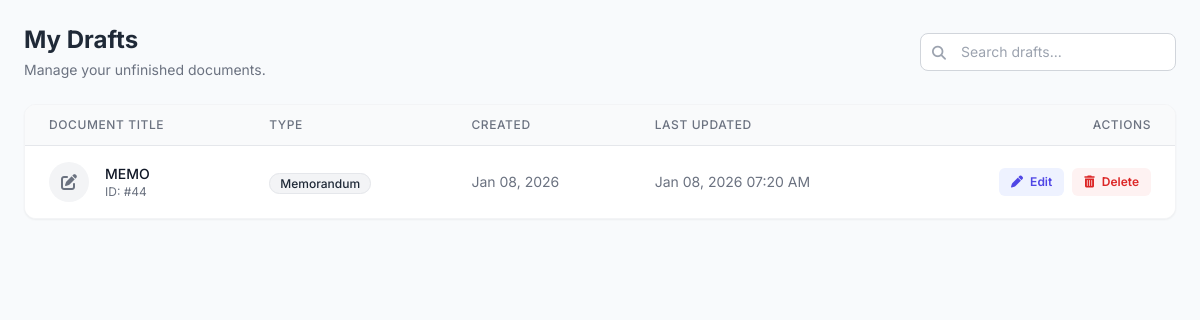
Page /my_drafts.php (signed in) on the committed database.
### tables this page shows
CREATE TABLE `documents` (
  `doc_id` int(11) NOT NULL,
  `title` varchar(255) NOT NULL,
  `doc_type` varchar(100) NOT NULL,
  `status` enum('Draft','Review','Signing','Completed','Returned','Archived') NOT NULL,
  `remarks` text DEFAULT NULL,
  `initiator_id` int(11) NOT NULL,
  `current_owner_id` int(11) DEFAULT NULL,
  `created_at` timestamp NOT NULL DEFAULT current_timestamp(),
  `updated_at` timestamp NOT NULL DEFAULT current_timestamp() ON UPDATE current_timestamp()
);

### my_drafts.php (the view, shortened to what this page needs)
<?php
$user_id = $_SESSION['user_id'];
require_once 'db.php';
$search = $_GET['search'] ?? '';
$search_sql = "";
$params = [$user_id];
$types = "i";
$sql = "SELECT
            doc_id,
            title,
            doc_type,
            created_at,
            updated_at
        FROM documents
        WHERE initiator_id = ?
        AND status = 'Draft'
        $search_sql
        ORDER BY updated_at DESC";
$stmt = $conn->prepare($sql);
$stmt->bind_param($types, ...$params);
$stmt->execute();
$result = $stmt->get_result();
?>
<!DOCTYPE html>
<html lang="en">
<head>
    <script src="https://cdn.tailwindcss.com"></script>
    <link rel="stylesheet" href="https://cdnjs.cloudflare.com/ajax/libs/font-awesome/6.4.0/css/all.min.css">
</head>
<body class="p-6">
    <div class="max-w-7xl mx-auto">
        <div class="flex flex-col md:flex-row justify-between items-start md:items-center mb-6 gap-4">
            <div>
                <h1 class="text-2xl font-bold text-gray-800">My Drafts</h1>
                <p class="text-sm text-gray-500 mt-1">Manage your unfinished documents.</p>
            </div>
            <form method="GET" class="w-full md:w-auto">
                <div class="relative">
                    <input type="text" name="search" value="<?php echo htmlspecialchars($search); ?>"
                           placeholder="Search drafts..."
                           class="w-full md:w-64 pl-10 pr-4 py-2 border border-gray-300 rounded-lg focus:ring-2 focus:ring-indigo-500 focus:border-indigo-500 outline-none transition text-sm">
                    <i class="fas fa-search absolute left-3 top-2.5 text-gray-400 text-sm"></i>
                </div>
            </form>
        </div>
        <div class="bg-white rounded-xl shadow-sm border border-gray-100 overflow-hidden">
            <?php if ($result->num_rows > 0): ?>
                <div class="overflow-x-auto">
                    <table class="min-w-full divide-y divide-gray-200">
                        <thead class="bg-gray-50">
                            <tr>
                                <th scope="col" class="px-6 py-3 text-left text-xs font-medium text-gray-500 uppercase tracking-wider">Document Title</th>
                                <th scope="col" class="px-6 py-3 text-left text-xs font-medium text-gray-500 uppercase tracking-wider">Type</th>
                                <th scope="col" class="px-6 py-3 text-left text-xs font-medium text-gray-500 uppercase tracking-wider">Created</th>
                                <th scope="col" class="px-6 py-3 text-left text-xs font-medium text-gray-500 uppercase tracking-wider">Last Updated</th>
                                <th scope="col" class="px-6 py-3 text-right text-xs font-medium text-gray-500 uppercase tracking-wider">Actions</th>
                            </tr>
                        </thead>
                        <tbody class="bg-white divide-y divide-gray-200">
                            <?php while ($row = $result->fetch_assoc()): ?>
                                <tr class="hover:bg-gray-50 transition-colors">
                                    <td class="px-6 py-4 whitespace-nowrap">
                                        <div class="flex items-center">
                                            <div class="flex-shrink-0 h-10 w-10 rounded-full bg-gray-100 flex items-center justify-center text-gray-500">
                                                <i class="fas fa-edit"></i>
                                            </div>
                                            <div class="ml-4">
                                                <div class="text-sm font-medium text-gray-900 truncate max-w-xs" title="<?php echo htmlspecialchars($row['title']); ?>">
                                                    <?php echo htmlspecialchars($row['title']); ?>
                                                </div>
                                                <div class="text-xs text-gray-500">ID: #<?php echo $row['doc_id']; ?></div>
                                            </div>
                                        </div>
                                    </td>
                                    <td class="px-6 py-4 whitespace-nowrap">
                                        <span class="px-2.5 py-0.5 rounded-full text-xs font-medium bg-gray-100 text-gray-800 border border-gray-200">
                                            <?php echo htmlspecialchars($row['doc_type']); ?>
                                        </span>
                                    </td>
                                    <td class="px-6 py-4 whitespace-nowrap text-sm text-gray-500">
                                        <?php echo date('M d, Y', strtotime($row['created_at'])); ?>
                                    </td>
                                    <td class="px-6 py-4 whitespace-nowrap text-sm text-gray-500">
                                        <?php echo date('M d, Y h:i A', strtotime($row['updated_at'])); ?>
                                    </td>
                                    <td class="px-6 py-4 whitespace-nowrap text-right text-sm font-medium">
                                        <div class="flex items-center justify-end space-x-2">
                                            <a href="new_document.php?id=<?php echo $row['doc_id']; ?>" class="text-indigo-600 hover:text-indigo-900 bg-indigo-50 hover:bg-indigo-100 px-3 py-1.5 rounded-md text-xs font-semibold transition-colors">
                                                <i class="fas fa-pen mr-1"></i> Edit
                                            </a>
                                            <form method="POST" onsubmit="return confirm('Are you sure you want to delete this draft? This cannot be undone.');">
                                                <button type="submit" class="text-red-600 hover:text-red-900 bg-red-50 hover:bg-red-100 px-3 py-1.5 rounded-md text-xs font-semibold transition-colors">
                                                    <i class="fas fa-trash-alt mr-1"></i> Delete
                                                </button>
                                            </form>
                                        </div>
                                    </td>
                                </tr>
                            <?php endwhile; ?>
                        </tbody>
                    </table>
                </div>
            <?php endif; ?>
        </div>
    </div>
</body>
</html>

### my_drafts.php (style rules this page uses)
body { font-family: 'Inter', sans-serif; background-color: #f8fafc; }

### rows in the picture
documents: title "MEMO", doc_id "44", doc_type "Memorandum", created_at "Jan 08, 2026", updated_at "Jan 08, 2026 07:20 AM"
